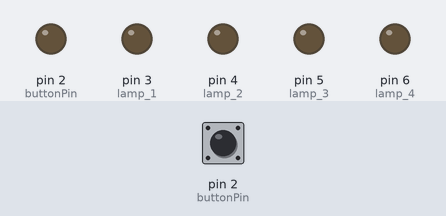
A sketch run on a simulated Arduino Uno, built with avr-gcc and run on an emulated ATmega328P. Parts: output pins drawn as LEDs (lit = HIGH). Dashed ring = blinking. The inputs (shaded band) are chosen by the test bench; at power-on: pin 2 (buttonPin) HIGH.

Above: at 1.2 s.
1.3 s: pin 2 (buttonPin) pulled LOW for 0.15 s
At 1.37 s:
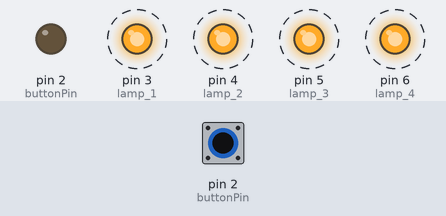
Timing chart, 0 to 1.9 s (numbered marks = the images above; inputs shaded):
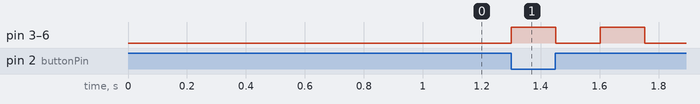

Measured:
- after the input at 1.3 s, pin 3 (lamp_1), pin 4 (lamp_2), pin 5 (lamp_3), pin 6 (lamp_4): alternates HIGH for 0.15 s and LOW for 0.15 s, starting at once

The sketch:

strobe.ino
```cpp
// mode operation schemes, first value in massive is time of changing lights (leading zeros are required)

String strobRegime[][7] = {
  { "00150", "11111", "00000", "11111", "00000", "11111", "00000" },
  { "00150", "11111", "11111", "11111", "11111", "11111", "11111" },
  { "00050", "11111", "00000", "11111", "00000", "11111", "00000" },
  { "00150", "10001", "11011", "11111", "01110", "00100", "00000" },
  { "00150", "10001", "11011", "11111", "11011", "10001", "00000" },
  { "00150", "10101", "01010", "10101", "01010", "10101", "01010" },
  { "00050", "10101", "01010", "10101", "01010", "10101", "01010" }
};

int countStrobRegime1 = sizeof(strobRegime) / sizeof(strobRegime[0]);
int countStrobRegime2 = 7;

// --------------------

const int buttonPin = 2;  // button pin IN - D2, open - 1, closed - 0
int stateBtnLamp;         // state for button lamp

const int lamp_1 = 3;  // pin of lamp 1 - D3
const int lamp_2 = 4;  // pin of lamp 1 - D4
const int lamp_3 = 5;  // pin of lamp 1 - D5
const int lamp_4 = 6;  // pin of lamp 1 - D6

int regime = -1;  // variable for switching modes
int countOfMassive = 1;

// time to change lights
unsigned long lastTimeChangeRegime;

bool buttonState = false;
bool btnFlag = false;

unsigned long lastTimePressed;
int btnPressedTime = 500;  // time for off strobe
int btnTimerBounce = 180;  // time for anti bounce

int time2LampButton = 300;  // delay for ligting button

bool workOn = false;

// switching lamps
void switchLamps(String swch) {
  for (int i = 0; i < 4; i++) {
    digitalWrite(i + 3, String(swch[i]).toInt());
  }
}


// lights on/off by regime
void workLights() {
  unsigned long changeRegime = millis() - lastTimeChangeRegime;
  int tm = strobRegime[regime][0].toInt();
  if (changeRegime > tm) {
    String s1 = strobRegime[regime][countOfMassive];
    switchLamps(s1);
    lastTimeChangeRegime = millis();
    countOfMassive++;
    if (countOfMassive > countStrobRegime2 - 1) {
      countOfMassive = 1;
    }
  }
}

void setup() {
  Serial.begin(115200);
  // initialize the lamp pins as an output:
  pinMode(lamp_1, OUTPUT);
  pinMode(lamp_2, OUTPUT);
  pinMode(lamp_3, OUTPUT);
  pinMode(lamp_4, OUTPUT);
  pinMode(buttonPin, INPUT);
  lastTimePressed = millis();
  digitalWrite(buttonPin, 0);
}

void loop() {
  if (workOn) {
    workLights();
  }

  unsigned long timeWhichButtonPressed = millis() - lastTimePressed;

  if (timeWhichButtonPressed > time2LampButton) {
    pinMode(buttonPin, INPUT);
    buttonState = !digitalRead(buttonPin);
    if (workOn) pinMode(buttonPin, OUTPUT);
  }


  if (buttonState && timeWhichButtonPressed > btnPressedTime && btnFlag) {
    pinMode(buttonPin, INPUT);
    workOn = false;
    stateBtnLamp = 1;
    switchLamps("00000");
  }

  if (buttonState && !btnFlag && timeWhichButtonPressed > btnTimerBounce) {
    pinMode(buttonPin, OUTPUT);
    lastTimePressed = millis();
    stateBtnLamp = 0;
    workOn = true;
    btnFlag = true;
    regime++;
    if (regime >= countStrobRegime1) regime = 0;
  }

  if (!buttonState && btnFlag && timeWhichButtonPressed > btnTimerBounce) {
    btnFlag = false;
  }
}
```
